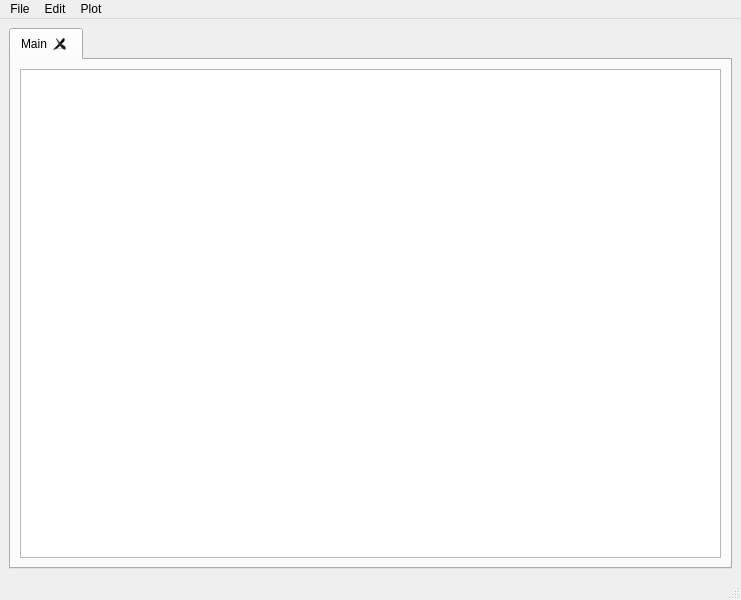
<?xml version="1.0" encoding="UTF-8"?>
<ui version="4.0">
 <class>MainWindow</class>
 <widget class="QMainWindow" name="MainWindow">
  <property name="geometry">
   <rect>
    <x>0</x>
    <y>0</y>
    <width>741</width>
    <height>600</height>
   </rect>
  </property>
  <property name="windowTitle">
   <string>MainWindow</string>
  </property>
  <property name="windowIcon">
   <iconset>
    <normaloff>icon.png</normaloff>icon.png</iconset>
  </property>
  <widget class="QWidget" name="centralwidget">
   <layout class="QGridLayout" name="gridLayout">
    <item row="0" column="0">
     <widget class="QTabWidget" name="tabWidget">
      <property name="cursor">
       <cursorShape>PointingHandCursor</cursorShape>
      </property>
      <property name="tabPosition">
       <enum>QTabWidget::North</enum>
      </property>
      <property name="tabShape">
       <enum>QTabWidget::Rounded</enum>
      </property>
      <property name="currentIndex">
       <number>0</number>
      </property>
      <property name="tabsClosable">
       <bool>true</bool>
      </property>
      <property name="movable">
       <bool>true</bool>
      </property>
      <property name="tabBarAutoHide">
       <bool>false</bool>
      </property>
      <widget class="QWidget" name="tab">
       <attribute name="title">
        <string>Main</string>
       </attribute>
       <layout class="QGridLayout" name="gridLayout_2">
        <item row="0" column="0">
         <widget class="QTableView" name="tableView">
          <property name="editTriggers">
           <set>QAbstractItemView::NoEditTriggers</set>
          </property>
          <property name="alternatingRowColors">
           <bool>true</bool>
          </property>
          <property name="selectionMode">
           <enum>QAbstractItemView::ExtendedSelection</enum>
          </property>
          <property name="selectionBehavior">
           <enum>QAbstractItemView::SelectItems</enum>
          </property>
         </widget>
        </item>
       </layout>
      </widget>
     </widget>
    </item>
   </layout>
  </widget>
  <widget class="QMenuBar" name="menubar">
   <property name="geometry">
    <rect>
     <x>0</x>
     <y>0</y>
     <width>741</width>
     <height>21</height>
    </rect>
   </property>
   <widget class="QMenu" name="menuFile">
    <property name="title">
     <string>File</string>
    </property>
    <widget class="QMenu" name="menuAdd_Data">
     <property name="title">
      <string>Add Data</string>
     </property>
     <addaction name="actionAdd_Row_3"/>
     <addaction name="actionAdd_Column_3"/>
    </widget>
    <widget class="QMenu" name="menuRemove_Data">
     <property name="title">
      <string>Remove Data</string>
     </property>
     <addaction name="actionRemove_Row"/>
     <addaction name="actionRemove_Column"/>
    </widget>
    <addaction name="actionNew"/>
    <addaction name="actionLoad"/>
    <addaction name="actionSave"/>
    <addaction name="actionSave_as_PNG"/>
    <addaction name="separator"/>
    <addaction name="menuAdd_Data"/>
    <addaction name="menuRemove_Data"/>
    <addaction name="actionExit"/>
   </widget>
   <widget class="QMenu" name="menuEdit">
    <property name="title">
     <string>Edit</string>
    </property>
    <addaction name="actionEdit_Data"/>
    <addaction name="actionCopy"/>
    <addaction name="actionPaste"/>
    <addaction name="actionCut"/>
   </widget>
   <widget class="QMenu" name="menuPlot">
    <property name="title">
     <string>Plot</string>
    </property>
    <addaction name="actionPlot_Data"/>
   </widget>
   <addaction name="menuFile"/>
   <addaction name="menuEdit"/>
   <addaction name="menuPlot"/>
  </widget>
  <widget class="QStatusBar" name="statusbar"/>
  <action name="actionNew">
   <property name="text">
    <string>New</string>
   </property>
   <property name="shortcut">
    <string>Ctrl+N</string>
   </property>
  </action>
  <action name="actionLoad">
   <property name="text">
    <string>Load</string>
   </property>
   <property name="shortcut">
    <string>Ctrl+L</string>
   </property>
  </action>
  <action name="actionSave">
   <property name="text">
    <string>Save CSV</string>
   </property>
   <property name="shortcut">
    <string>Ctrl+S</string>
   </property>
  </action>
  <action name="actionExit">
   <property name="text">
    <string>Exit</string>
   </property>
   <property name="shortcut">
    <string>Ctrl+Q</string>
   </property>
  </action>
  <action name="actionCopy">
   <property name="text">
    <string>Copy</string>
   </property>
   <property name="shortcut">
    <string>Ctrl+C</string>
   </property>
  </action>
  <action name="actionPaste">
   <property name="text">
    <string>Paste</string>
   </property>
   <property name="shortcut">
    <string>Ctrl+P</string>
   </property>
  </action>
  <action name="actionCut">
   <property name="text">
    <string>Cut</string>
   </property>
   <property name="shortcut">
    <string>Ctrl+X</string>
   </property>
  </action>
  <action name="actionClear">
   <property name="text">
    <string>Clear</string>
   </property>
  </action>
  <action name="actionAdd_Row">
   <property name="text">
    <string>Add Row</string>
   </property>
  </action>
  <action name="actionDelete_Row">
   <property name="text">
    <string>Delete Row</string>
   </property>
  </action>
  <action name="actionAdd_Column">
   <property name="text">
    <string>Add Column</string>
   </property>
  </action>
  <action name="actionDelete_Column">
   <property name="text">
    <string>Delete Column</string>
   </property>
  </action>
  <action name="actionPlot_Data">
   <property name="text">
    <string>Plot Data</string>
   </property>
   <property name="shortcut">
    <string>Ctrl+Shift+P</string>
   </property>
  </action>
  <action name="actionAdd_Row_2">
   <property name="text">
    <string>Add Row</string>
   </property>
  </action>
  <action name="actionAdd_Column_2">
   <property name="text">
    <string>Add Column</string>
   </property>
  </action>
  <action name="actionRemove_Row">
   <property name="text">
    <string>Delete Row</string>
   </property>
  </action>
  <action name="actionRemove_Column">
   <property name="text">
    <string>Delete Column</string>
   </property>
  </action>
  <action name="actionAdd_Row_3">
   <property name="text">
    <string>Add Row</string>
   </property>
  </action>
  <action name="actionAdd_Column_3">
   <property name="text">
    <string>Add Column</string>
   </property>
  </action>
  <action name="actionEdit_Data">
   <property name="text">
    <string>Edit Data</string>
   </property>
   <property name="shortcut">
    <string>Ctrl+E</string>
   </property>
  </action>
  <action name="actionSave_as_PNG">
   <property name="text">
    <string>Save as PNG</string>
   </property>
   <property name="shortcut">
    <string>Ctrl+Shift+S</string>
   </property>
  </action>
 </widget>
 <resources/>
 <connections/>
</ui>
